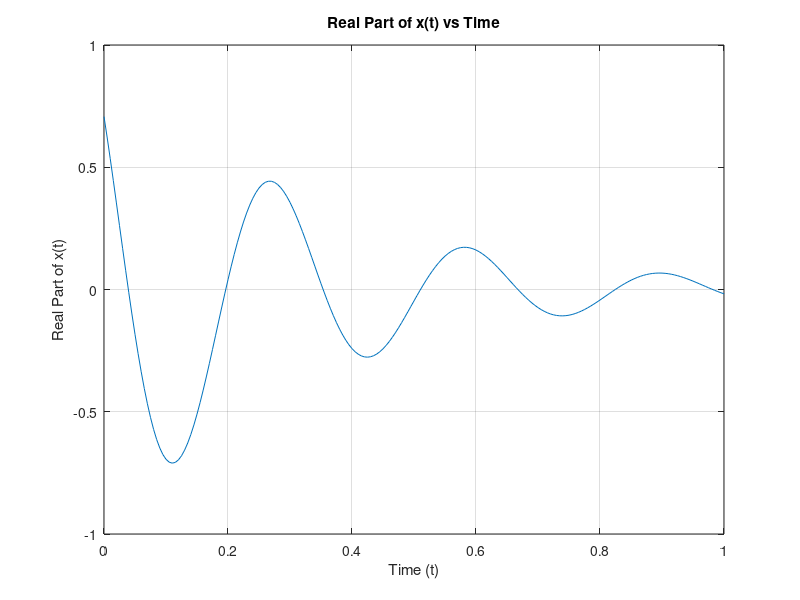
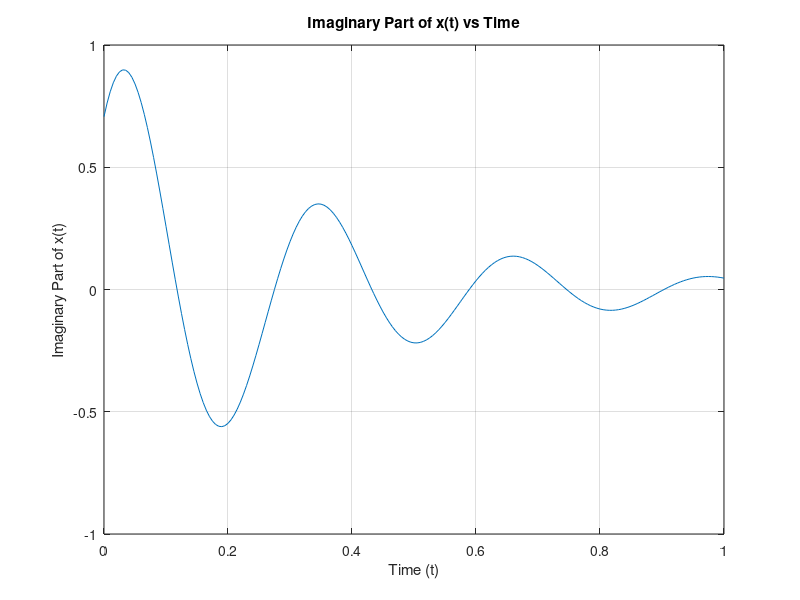

Here is the MATLAB script that generated these plots, in order:
% Define Parameters
A = 1;
t = 0:0.005:1;
theta = 45 * pi / 180;
w_0 = 20;
alpha = -3;

% Compute the complex signal x(t)
x = A * exp(alpha * t) .* exp(1i * (w_0 * t + theta));

% Plot Real Part of the complex signal
figure;
plot(t, real(x));
title('Real Part of x(t) vs Time');
xlabel('Time (t)');
ylabel('Real Part of x(t)');
grid on;

% Plot Imaginary Part of the complex signal
figure;
plot(t, imag(x));
title('Imaginary Part of x(t) vs Time');
xlabel('Time (t)');
ylabel('Imaginary Part of x(t)');
grid on;
